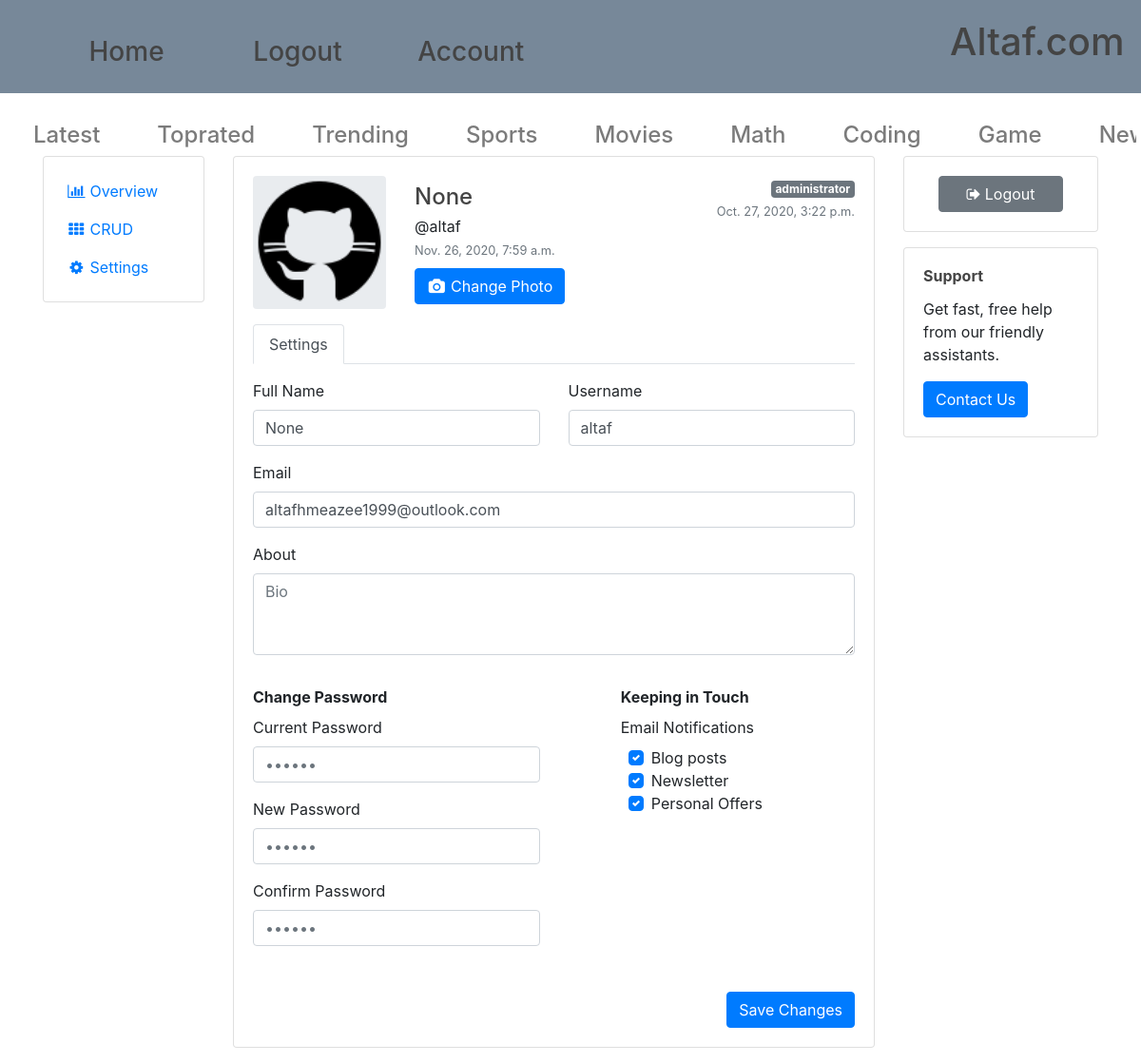
The page /account/1/edit/ (signed in) on the database as committed earlier.
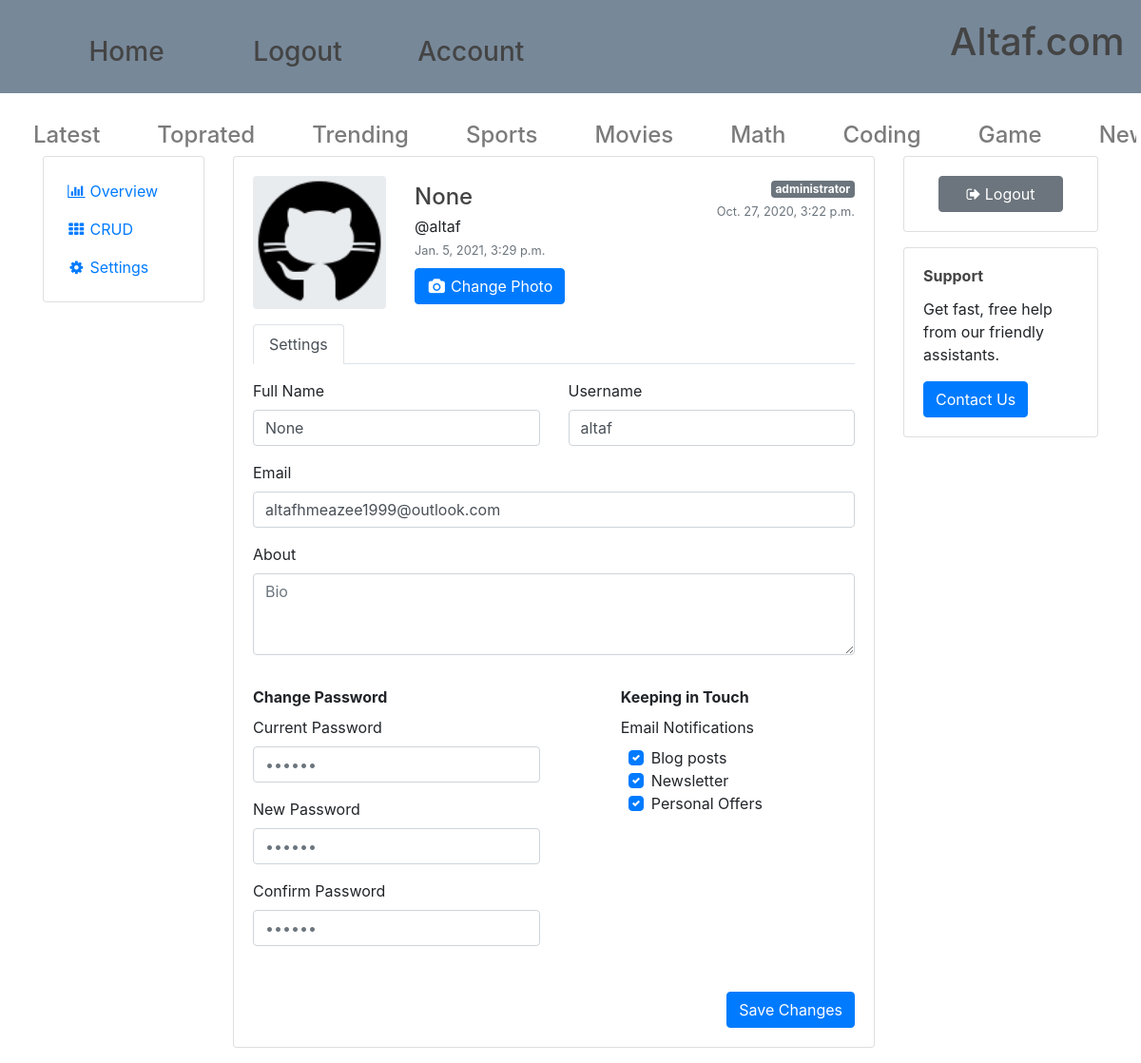
The same page on the database as committed later.
### account/models.py (models this page shows, shortened)
class Account(AbstractBaseUser):
		email 					= models.EmailField(verbose_name="email", max_length=60, unique=True)
		username 				= models.CharField(max_length=30, unique=True)
		date_joined				= models.DateTimeField(verbose_name='date joined', auto_now_add=True)
		last_login				= models.DateTimeField(verbose_name='last login', auto_now=True)
		is_admin				= models.BooleanField(default=False)
		is_active				= models.BooleanField(default=True)
		is_staff				= models.BooleanField(default=False)
		is_superuser			= models.BooleanField(default=False)
		profile_image                 =  models.ImageField(default='images/man.png',upload_to='profile_pics')
		bio                     =  models.CharField(max_length=100,null=True,blank=True)
		hide_email              = models.BooleanField(default=True)
		full_name               = models.CharField(max_length=30,null=True,blank=True)
		USERNAME_FIELD = 'email'
		REQUIRED_FIELDS = ['username']
		objects = MyAccountManager()

### account/views.py (the view)
# urls.py: path('<user_id>/edit/',edit_account_view, name="edit"),
def edit_account_view(request, *args, **kwargs):
	if not request.user.is_authenticated:
		return redirect("login")
	user_id = kwargs.get("user_id")
	account = Account.objects.get(pk=user_id)
	if account.pk != request.user.pk:
		return HttpResponse("You cannot edit someone elses profile.")
	context = {}
	if request.POST:
			form = AccountUpdateForm(request.POST, request.FILES, instance=request.user)
			if form.is_valid():
				form.save()
				new_username = form.cleaned_data['username']
				return redirect("account:profile-page")
			else:
				form = AccountUpdateForm(request.POST, instance=request.user,
					initial={
						"id": account.pk,
						"email": account.email,
						"username": account.username,
						"profile_image": account.profile_image,
						"hide_email": account.hide_email,
						"bio": account.bio,
						"full_name": account.full_name,
					}
				)
				context['form'] = form
	else:
		form = AccountUpdateForm(
			initial={
					"id": account.pk,
					"email": account.email,
					"username": account.username,
					"profile_image": account.profile_image,
					"bio": account.bio,
					"full_name": account.full_name,
				}
			)
		context['form'] = form
	context['DATA_UPLOAD_MAX_MEMORY_SIZE'] = settings.DATA_UPLOAD_MAX_MEMORY_SIZE
	return render(request, "account/edit_account.html", context)

### account/forms.py (shortened to what this page needs)
class AccountUpdateForm(forms.ModelForm):
    class Meta:
        model = Account
        fields = ('username', 'email', 'full_name','bio' )

### account/templates/account/edit_account.html (shortened to what the changed rows need)
{%extends 'baseapp/main.html' %}
{% load static %}
{% block content %}
<div class="container">
	<div class="row flex-lg-nowrap">
	  <div class="col">
		<div class="row">
		  <div class="col mb-3">
			<div class="card">
			  <div class="card-body">
				<div class="e-profile">
				  <div class="row">
					<div class="col d-flex flex-column flex-sm-row justify-content-between mb-3">
					  <div class="text-center text-sm-left mb-2 mb-sm-0">
						<h4 class="pt-sm-2 pb-1 mb-0 text-nowrap">{{request.user.full_name}}</h4>
						<p class="mb-0">@{{request.user.username}}</p>
						<div class="text-muted"><small>{{request.user.last_login}}</small></div>
						<div class="mt-2">
						  <button class="btn btn-primary" type="button">
						  </button>
						</div>
					  </div>
					  <div class="text-center text-sm-right">
						<div class="text-muted"><small>{{request.user.date_joined}}</small></div>
					  </div>
					</div>
				  </div>
				  <div class="tab-content pt-3">
					<div class="tab-pane active">
					  <form class="form" method="post"novalidate="">
						<div class="row">
						  <div class="col">
							<div class="row">
							  <div class="col">
								<div class="form-group">
								  <label>Username</label>
								  <input class="form-control" type="text" name="username" placeholder="Username" required value="{{form.initial.username}}">
								</div>
							  </div>
							</div>
							<div class="row">
							  <div class="col">
								<div class="form-group">
								  <label>Email</label>
								  <input type="email" name="email"  class="form-control" placeholder="Email address" required autofocus value={{form.initial.email}}>
								</div>
							  </div>
							</div>
						  </div>
						</div>
					  </form>
					</div>
				  </div>
				</div>
			  </div>
			</div>
		  </div>
		</div>
	  </div>
	</div>
	</div>
	{% endblock content %}

Rows that differ between the two databases and show on the page:
changed Account "None": user.last_login "Nov. 26, 2020, 7:59 a.m." → "Jan. 5, 2021, 3:29 p.m."
